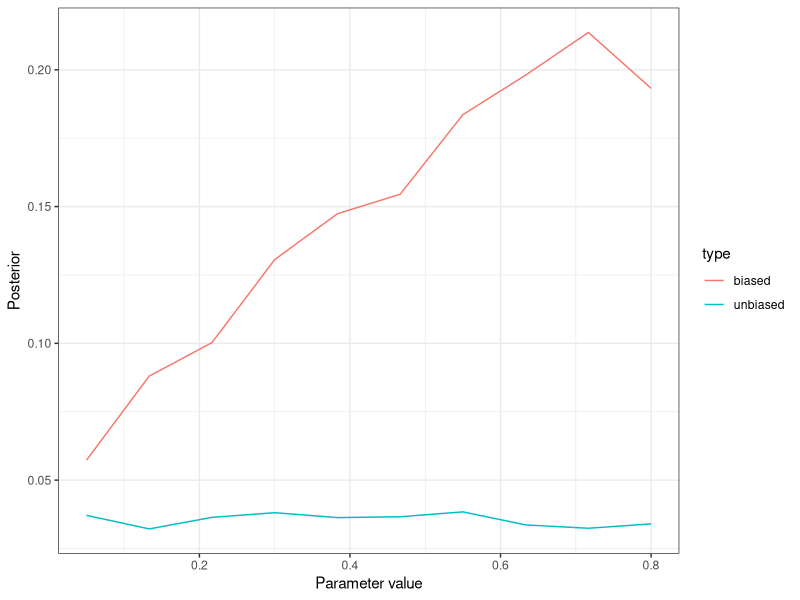

This chart was generated by the following R code:
# Snowball bias

################ simple simulation ##########
# truth
guilty <- 0
I <- 1
p1 <- .8 #prob evidence|guilty=1 (true positive)
p2 <- .3 #prob evidence|guilty=0 (false positive)
p_guilty <- .05 #baseline prob of guilty (1/N, eg)
i_bias <- .05 #bias from I
e_bias <- .1 #bias spilling over from other evidence

p_evidence <- function(g){p1*g + p2*(1-g)}
post_guilty <- function(e1,e2,e3,p_guilty){
  #posterior prob
  (p1*e1 + (1-p1)*(1-e1))*(p1*e2 + (1-p1)*(1-e2))*(p1*e3 + (1-p1)*(1-e3))*p_guilty/
    ((p1*e1 + (1-p1)*(1-e1))*(p1*e2 + (1-p1)*(1-e2))*(p1*e3 + (1-p1)*(1-e3))*p_guilty+
       (p2*e1 + (1-p2)*(1-e1))*(p2*e2 + (1-p2)*(1-e2))*(p2*e3 + (1-p2)*(1-e3))*(1-p_guilty))
}
bound_01 <- function(x){min(max(x,0),1)}

# across n parameter values & N "trials"
n <- 10
N <- 1000
out_biased <- out_unbiased <- matrix(rep(NA,n*4), ncol = 4)
param <- seq(0.05,.8,length.out=n)
for(j in 1:n){
  e_bias <- param[j]
  errs <- errs_unbiased <- matrix(rep(NA,N*4), ncol = 4)
  for(i in 1:N){
    # biased evidence
    e1 <- rbinom(1,1,bound_01(p_evidence(guilty) + i_bias*I))
    e2 <- rbinom(1,1,bound_01(p_evidence(guilty) + e_bias*e1 + i_bias*I))
    e3 <- rbinom(1,1,bound_01(p_evidence(guilty) + e_bias*e1 + e_bias*e2 + i_bias*I))
    
    # unbiased evidence
    e1_unbiased <- rbinom(1,1,bound_01(p_evidence(guilty)))
    e2_unbiased <- rbinom(1,1,bound_01(p_evidence(guilty)))
    e3_unbiased <- rbinom(1,1,bound_01(p_evidence(guilty)))
    
    # final determination
    determined_guilt <- post_guilty(e1,e2,e3,p_guilty)
    determined_guilt_unbiased <- post_guilty(e1_unbiased,e2_unbiased,e3_unbiased,p_guilty)
    
    # errors
    errs[i,] <- c(determined_guilt,e1,e2,e3)
    errs_unbiased[i,] <- c(determined_guilt_unbiased,e1_unbiased,e2_unbiased,e3_unbiased)
  }
  
  out_biased[j,] <- apply(errs,2,mean)
  out_unbiased[j,] <- apply(errs_unbiased,2,mean)
}
library(ggplot2)
ggplot(data = data.frame(posterior = c(out_biased[,1],out_unbiased[,1]), type = rep(c('biased','unbiased'), each = n), x = rep(param,2)))+
  geom_line(aes(x=x,y=posterior,color=type))+
  theme_bw()+
  xlab("Parameter value") + ylab("Posterior")
